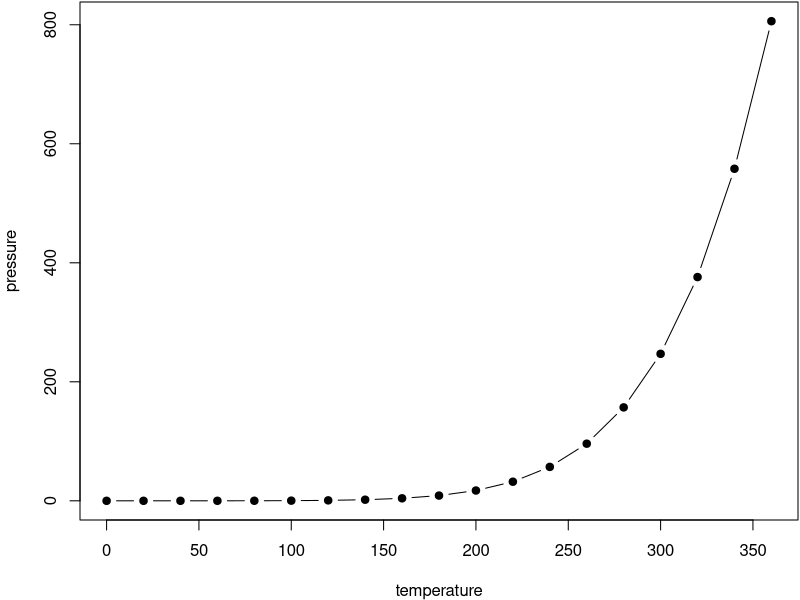

Generate this figure with R:
## ---- chunk 1
#bookdown::render_book("index.Rmd")
## ---- chunk 2
par(mar = c(4, 4, .1, .1))
plot(pressure, type = 'b', pch = 19)
## ---- chunk 3
knitr::kable(
  head(iris, 20), caption = 'Here is a nice table!',
  booktabs = TRUE
)
